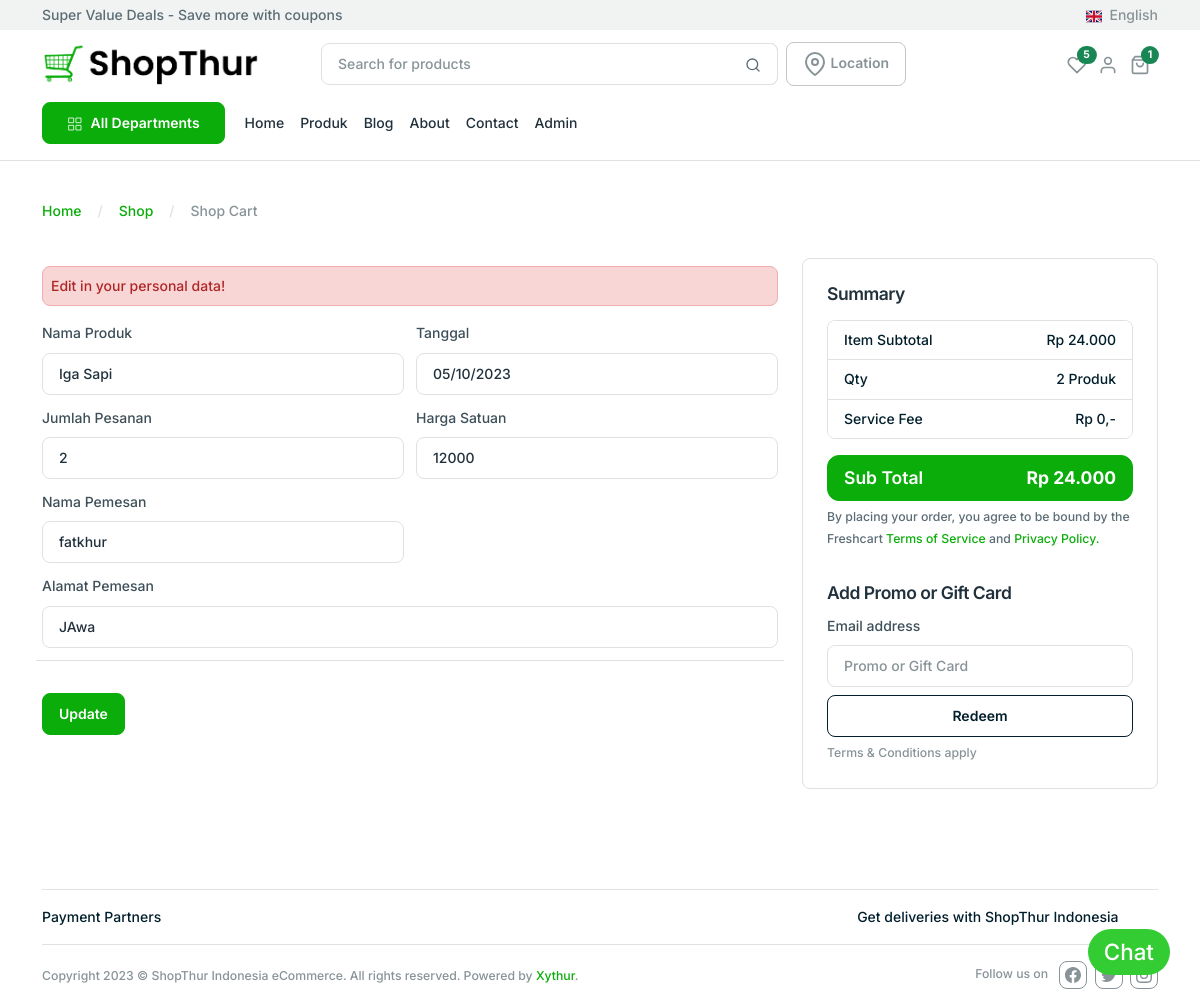
Screenshot of /edit_pesanan.php?idedit=7 with the database file from the repository.
### tables this page shows
CREATE TABLE `pesanan` (
  `id` int(11) NOT NULL,
  `nama_produk` varchar(55) NOT NULL,
  `tanggal` date NOT NULL,
  `qty` int(11) NOT NULL,
  `total_harga` double NOT NULL,
  `nama_pemesan` varchar(55) NOT NULL,
  `alamat_pemesan` varchar(55) NOT NULL
);

CREATE TABLE `produk` (
  `id` int(11) NOT NULL,
  `kode` varchar(45) NOT NULL,
  `nama` varchar(45) NOT NULL,
  `harga` double NOT NULL,
  `stok` int(11) NOT NULL,
  `jenis_produk` varchar(45) NOT NULL
);

### edit_pesanan.php (the view, shortened to what this page needs)
<?php
	include_once 'templates/topbar.php';
	include_once 'templates/header.php';
  require_once 'dbkoneksi.php';
  $_idedit = $_GET['idedit'];
  if(!empty($_idedit)){
      $sql = "SELECT * FROM pesanan WHERE id = ?";
      $st = $dbh->prepare($sql);
      $st->execute([$_idedit]);
      $row = $st->fetch();
      $sql2 = "SELECT * FROM produk WHERE nama = ?";
      $st2 = $dbh->prepare($sql2);
      $st2->execute([$row['nama_produk']]);
      $produk = $st2->fetch();
  }else{
      $row = [];
  }
?>
<main>
    <div class="mt-4">
    <div class="container">
      <div class="row ">
        <div class="col-12"><br>
          <nav aria-label="breadcrumb">
            <ol class="breadcrumb mb-0">
              <li class="breadcrumb-item"><a href="#!">Home</a></li>
              <li class="breadcrumb-item"><a href="#!">Shop</a></li>
              <li class="breadcrumb-item active" aria-current="page">Shop Cart</li>
            </ol>
          </nav>
        </div>
      </div>
    </div>
  </div>
  <section class="mb-lg-14 mb-8 mt-8">
    <div class="container">
      <div class="row">
        <div class="col-lg-8 col-md-7">
          <div class="py-3">
            <div class="alert alert-danger p-2" role="alert">Edit in your personal data!</a>
            </div>
  <form class="row g-3 needs-validation" method="POST" action="proses_pesanan.php" novalidate>
  <div class="col-md-6">
    <label for="nama_produk" class="form-label">Nama Produk</label>
    <input id="nama_produk" name="nama_produk" value="<?=$row['nama_produk']?>" class="form-control" readonly>
  </div>
  <div class="col-md-6">
    <label for="tanggal" class="form-label">Tanggal</label>
    <input id="tanggal" name="tanggal" value="<?php echo date('20y-m-d'); ?>" type="date" class="form-control" readonly>
  </div>
  <div class="col-md-6">
    <label for="qty" class="form-label">Jumlah Pesanan</label>
    <input id="qty" name="qty" value="<?= $row['qty'] ?>" type="number" class="form-control">
  </div>
  <div class="col-md-6">
    <label for="harga" class="form-label">Harga Satuan</label>
    <input id="harga" name="harga" type="number" class="form-control" value="<?=$produk['harga']?>" readonly>
  </div>
  <div class="col-md-6">
    <label for="nama_pemesan" class="form-label">Nama Pemesan</label>
    <input id="nama_pemesan" name="nama_pemesan" value="<?= $row['nama_pemesan'] ?>" type="text" class="form-control">
  </div>
  <div class="col-md-12">
    <label for="alamat_pemesan" class="form-label">Alamat Pemesan</label>
    <input id="alamat_pemesan" name="alamat_pemesan" value="<?= $row['alamat_pemesan'] ?>" type="text" class="form-control">
  </div>
  <hr>
    <div class="d-flex justify-content-between mt-4">
    <?php
                $button = (empty($_idedit)) ? "Simpan":"Update";
            ?>
            <input type="submit" name="proses" type="submit" class="btn btn-primary" value="<?=$button?>" />
    </div>
  </form>
          </div>
        </div>
        <div class="col-12 col-lg-4 col-md-5">
          <div class="mb-5 card mt-1">
            <div class="card-body p-6">
              <h2 class="h5 mb-4">Summary</h2>
              <div class="card mb-2">
                <ul class="list-group list-group-flush">
                  <li class="list-group-item d-flex justify-content-between align-items-start">
                    <div class="me-auto">
                      <div>Item Subtotal</div>
                    </div>
                    <span>Rp <?php echo number_format($row['total_harga'],0,',','.'); ?></span>
                  </li>
                  <li class="list-group-item d-flex justify-content-between align-items-start">
                    <div class="me-auto">
                      <div>Qty</div>
                    </div>
                    <span><?= $row['qty'] ?> Produk</span>
                  </li>
                  <li class="list-group-item d-flex justify-content-between align-items-start">
                    <div class="me-auto">
                      <div>Service Fee</div>
                    </div>
                    <span>Rp 0,-</span>
                  </li>
                </ul>
              </div>
              <div class="d-grid mb-1 mt-4">
                <a class="btn btn-primary btn-lg d-flex justify-content-between align-items-center">
                  Sub Total <span class="fw-bold">Rp <?php echo number_format($row['total_harga'],0,',','.'); ?></span></a>
              </div>
              <p><small>By placing your order, you agree to be bound by the Freshcart <a href="#!">Terms of Service</a>
                  and <a href="#!">Privacy Policy.</a> </small></p>
              <div class="mt-8">
                <h2 class="h5 mb-3">Add Promo or Gift Card</h2>
                <form>
                  <div class="mb-2">
                    <label for="giftcard" class="form-label sr-only">Email address</label>
                    <input type="text" class="form-control" id="giftcard" placeholder="Promo or Gift Card">
                  </div>
                  <div class="d-grid"><a class="btn btn-outline-dark mb-1">Redeem</a></div>
                  <p class="text-muted mb-0"> <small>Terms & Conditions apply</small></p>
                </form>
              </div>
            </div>
          </div>
        </div>
      </div>
    </div>
  </section>
</main>
<?php
	include_once 'templates/footer.php';
	include_once 'templates/bottom.php';
?>

### rows the page displays
pesanan: nama_produk "Iga Sapi", qty "2", nama_pemesan "fatkhur", alamat_pemesan "JAwa", total_harga "24.000"
produk: harga "12000"
